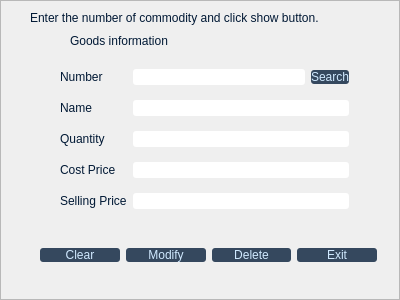
<?xml version="1.0" encoding="UTF-8"?>
<ui version="4.0">
 <class>ModifyStockInforDialog</class>
 <widget class="QDialog" name="ModifyStockInforDialog">
  <property name="geometry">
   <rect>
    <x>0</x>
    <y>0</y>
    <width>400</width>
    <height>300</height>
   </rect>
  </property>
  <property name="windowTitle">
   <string>Modify Stock Information</string>
  </property>
  <property name="styleSheet">
   <string notr="true">QPushButton{
	font: 13pt &quot;Arial Rounded MT Bold&quot;;
background-color:rgba(1,25,53,200);
color:rgba(208,233,255);
border-color:rgba(1,25,53,90);
border-radius:3px;
}
QLabel
{
font: 11pt &quot;Arial&quot;;
color:rgb(1, 25, 53);
}
QLineEdit
{
border-color:rgba(255,255,255,200);
font: 11pt &quot;Arial&quot;;
border-color:rgba(1,25,53,50);
           border-radius:3px;
         background-color:rgba(255,255,255);
      color:rgba(1,25,53);
}

</string>
  </property>
  <widget class="QLabel" name="label_6">
   <property name="geometry">
    <rect>
     <x>70</x>
     <y>30</y>
     <width>131</width>
     <height>21</height>
    </rect>
   </property>
   <property name="text">
    <string>Goods information</string>
   </property>
  </widget>
  <widget class="QWidget" name="horizontalLayoutWidget">
   <property name="geometry">
    <rect>
     <x>40</x>
     <y>230</y>
     <width>337</width>
     <height>51</height>
    </rect>
   </property>
   <layout class="QHBoxLayout" name="horizontalLayout">
    <item>
     <widget class="QPushButton" name="pushButton">
      <property name="text">
       <string>Clear</string>
      </property>
     </widget>
    </item>
    <item>
     <widget class="QPushButton" name="modifyButton">
      <property name="text">
       <string>Modify</string>
      </property>
     </widget>
    </item>
    <item>
     <widget class="QPushButton" name="deleteButton">
      <property name="text">
       <string>Delete</string>
      </property>
     </widget>
    </item>
    <item>
     <widget class="QPushButton" name="exitButton">
      <property name="text">
       <string>Exit</string>
      </property>
     </widget>
    </item>
   </layout>
  </widget>
  <widget class="QWidget" name="gridLayoutWidget">
   <property name="geometry">
    <rect>
     <x>60</x>
     <y>60</y>
     <width>289</width>
     <height>161</height>
    </rect>
   </property>
   <layout class="QGridLayout" name="gridLayout">
    <item row="3" column="1">
     <widget class="QLineEdit" name="quantityEdit"/>
    </item>
    <item row="5" column="0">
     <widget class="QLabel" name="label_5">
      <property name="layoutDirection">
       <enum>Qt::LeftToRight</enum>
      </property>
      <property name="text">
       <string>Selling Price</string>
      </property>
      <property name="textFormat">
       <enum>Qt::AutoText</enum>
      </property>
     </widget>
    </item>
    <item row="5" column="1">
     <widget class="QLineEdit" name="priceEdit"/>
    </item>
    <item row="4" column="1">
     <widget class="QLineEdit" name="costEdit"/>
    </item>
    <item row="4" column="0">
     <widget class="QLabel" name="label_4">
      <property name="text">
       <string>Cost Price</string>
      </property>
     </widget>
    </item>
    <item row="1" column="0">
     <widget class="QLabel" name="label">
      <property name="enabled">
       <bool>true</bool>
      </property>
      <property name="text">
       <string>Name</string>
      </property>
     </widget>
    </item>
    <item row="1" column="1">
     <widget class="QLineEdit" name="nameEdit"/>
    </item>
    <item row="3" column="0">
     <widget class="QLabel" name="label_3">
      <property name="text">
       <string>Quantity</string>
      </property>
     </widget>
    </item>
    <item row="0" column="0">
     <widget class="QLabel" name="label_2">
      <property name="text">
       <string>Number</string>
      </property>
     </widget>
    </item>
    <item row="0" column="1">
     <layout class="QHBoxLayout" name="horizontalLayout_2">
      <item>
       <widget class="QLineEdit" name="numberEdit"/>
      </item>
      <item>
       <widget class="QPushButton" name="stockInfoButton_2">
        <property name="text">
         <string>Search</string>
        </property>
       </widget>
      </item>
     </layout>
    </item>
   </layout>
  </widget>
  <widget class="QLabel" name="label_7">
   <property name="geometry">
    <rect>
     <x>30</x>
     <y>10</y>
     <width>331</width>
     <height>16</height>
    </rect>
   </property>
   <property name="text">
    <string>Enter the number of commodity and click show button.</string>
   </property>
  </widget>
  <widget class="QFrame" name="frame">
   <property name="geometry">
    <rect>
     <x>0</x>
     <y>0</y>
     <width>400</width>
     <height>300</height>
    </rect>
   </property>
   <property name="frameShape">
    <enum>QFrame::StyledPanel</enum>
   </property>
   <property name="frameShadow">
    <enum>QFrame::Raised</enum>
   </property>
  </widget>
  <zorder>frame</zorder>
  <zorder>label_6</zorder>
  <zorder>horizontalLayoutWidget</zorder>
  <zorder>gridLayoutWidget</zorder>
  <zorder>label_7</zorder>
 </widget>
 <resources/>
 <connections/>
</ui>
